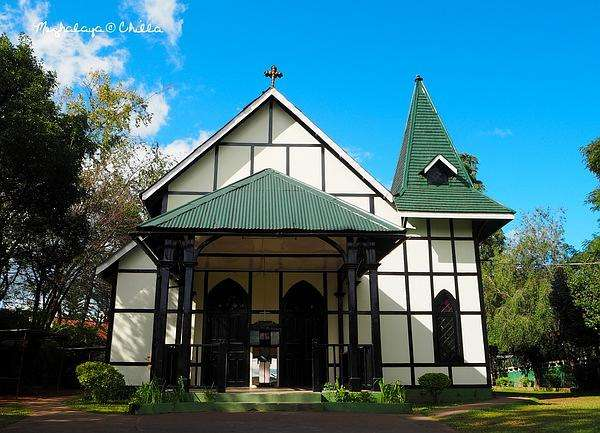
//> input picture image/house.jpeg, 600 x 433 px
$ ./OpenCV3.4.5-图像分割-特征提取-点_线_边缘检测   (built with g++ and OpenCV 4)
//> lines starting //> are read from the running program, lines starting //| are printed output that depends on the picture
#include <opencv2/opencv.hpp>

#include <iostream>
#include <string>
#include <vector>

using namespace std;
using namespace cv;

/* 孤立点的检测————二阶微分滤波：拉普拉斯算子
 *		1 1 1
 *		1 -8 1
 *		1 1 1
 */
// [98 lines left out: functions test1, test2, test3, test4, not called in this run]

/* 线检测————最优秀的复合算子————Canny算子
 * 		缺点：运算量大，效率低。
 * 		步骤：1. 平滑图像降噪。
 * 			 2. 计算梯度幅值和方向。
 * 			 3. 非极大值抑制————仅保留一些细线条。
 * 			 4. 双阈值处理。
 */
void test5()
{
	Mat src,dst1,dst2,dst3,dst4;
	Mat_<double> kernel1,kernel2,kernel3,kernel4;
	src = imread("/Users/wuhan/Downloads/house.jpeg",0);
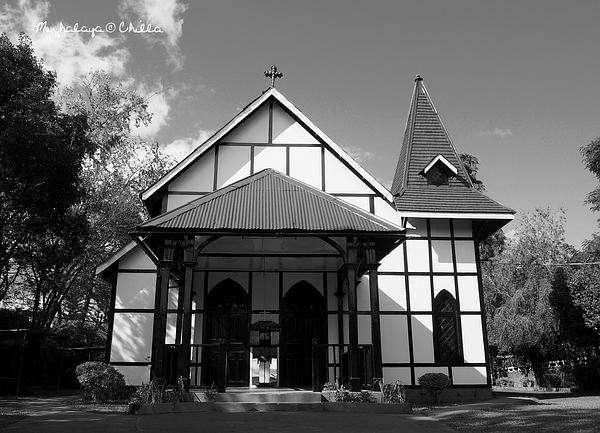
//> src: 433 rows x 600 cols, CV_8UC1; min 0, max 255, mean 97.2

	Canny(src,dst1,50,150);
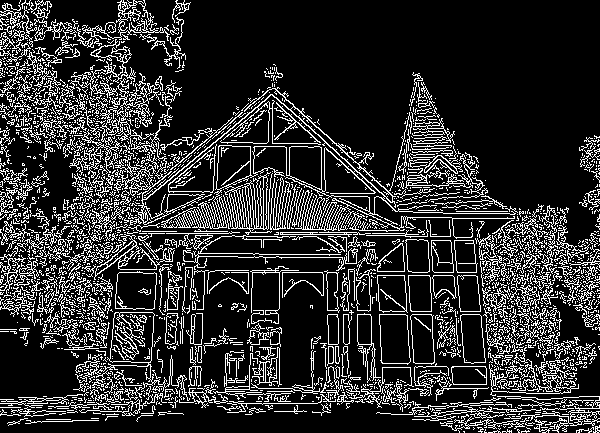
//> dst1: 433 rows x 600 cols, CV_8UC1; 18.3% white in thin lines or dots
	Laplacian(src,dst2,src.depth());
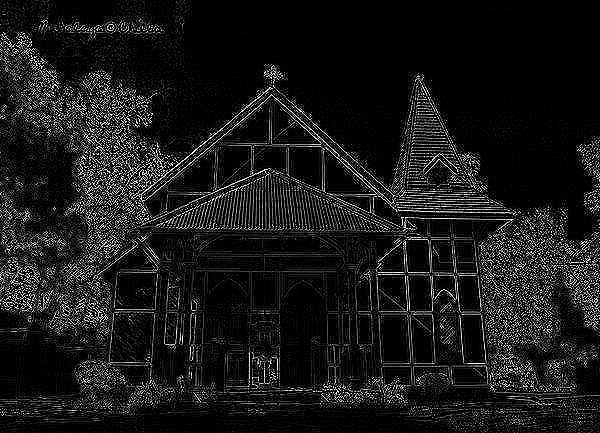
//> dst2: 433 rows x 600 cols, CV_8UC1; min 0, max 255, mean 25.7

	imshow("original image",src);
	imshow("Canny()", dst1);
	imshow("Laplacian()",dst2);

	waitKey(0);
}

int main(int argc, char** argv)
{
	// [4 lines of commented-out code are left out]
	test5();

    return 0;
}
